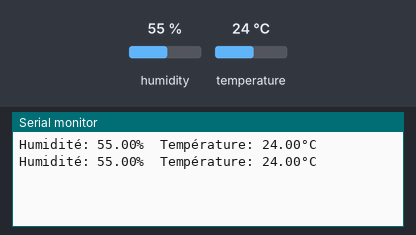
The sketch below on a simulated Arduino Uno, built with avr-gcc and run on an emulated ATmega328P. Shown: the last lines printed to the serial monitor. The test bench sets the inputs (shaded band); at power-on: humidity 55 %, temperature 24 °C.

Above: at 4.8 s.
4.9 s: humidity set to 22 %
At 7.3 s:
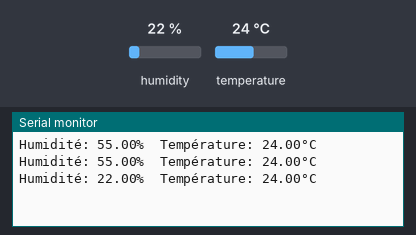
7.9 s: temperature set to 12 °C
At 8.5 s:
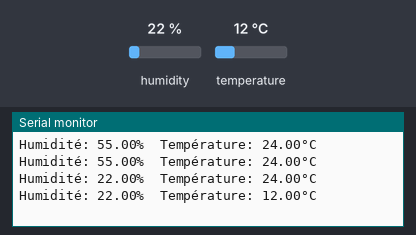
10.9 s: humidity set to 40 %
At 13.3 s:
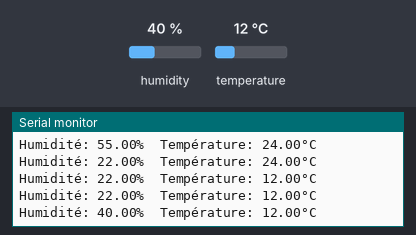
Timing chart, 0 to 14.8 s (numbered marks = the images above; inputs shaded):
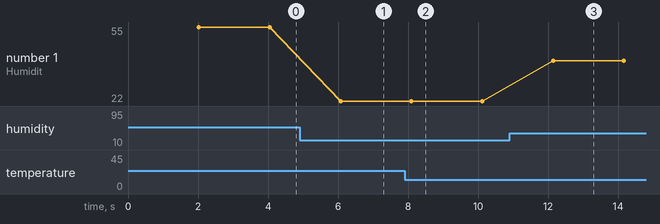

Measured:
- after the input at 4.9 s, the serial monitor: prints a new line after 1.2 s (image 1)
- after the input at 7.9 s, the serial monitor: prints a new line after 0.20 s (image 2)
- after the input at 10.9 s, the serial monitor: prints a new line after 1.2 s (image 3)
- plotted number 1: 55 → 22 after the input at 4.9 s, 22 → 40 after the input at 10.9 s

The sketch:

DHT11Humidit_Chaleur.ino
```cpp
#include <DHT.h>
#define DHTPIN 2 // Définir le pin de données du capteur DHT11
#define DHTTYPE DHT11 // Définir le type de capteur (DHT11 ou DHT22)

DHT dht(DHTPIN, DHTTYPE);

void setup() {
  Serial.begin(9600);
  dht.begin();
}

void loop() {
  delay(2000); // Attente de 2 secondes entre les lectures
  float humidity = dht.readHumidity(); // Lire l'humidité
  float temperature = dht.readTemperature(); // Lire la température en Celsius
  // Vérifier si la lecture a réussi
  if (isnan(humidity) || isnan(temperature)) {
    Serial.println("Échec de lecture du capteur DHT !");
    return;
  }
  // Afficher les valeurs lues
  Serial.print("Humidité: ");
  Serial.print(humidity);
  Serial.print("%\t");
  Serial.print("Température: ");
  Serial.print(temperature);
  Serial.println("°C");
}
```
